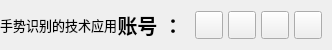
           <widget class="QFrame" name="contentTopBg">
            <property name="minimumSize">
             <size>
              <width>0</width>
              <height>50</height>
             </size>
            </property>
            <property name="maximumSize">
             <size>
              <width>16777215</width>
              <height>50</height>
             </size>
            </property>
            <property name="frameShape">
             <enum>QFrame::NoFrame</enum>
            </property>
            <property name="frameShadow">
             <enum>QFrame::Raised</enum>
            </property>
            <layout class="QHBoxLayout" name="horizontalLayout">
             <property name="spacing">
              <number>0</number>
             </property>
             <property name="leftMargin">
              <number>0</number>
             </property>
             <property name="topMargin">
              <number>0</number>
             </property>
             <property name="rightMargin">
              <number>10</number>
             </property>
             <property name="bottomMargin">
              <number>0</number>
             </property>
             <item>
              <widget class="QFrame" name="leftBox">
               <property name="sizePolicy">
                <sizepolicy hsizetype="Expanding" vsizetype="Preferred">
                 <horstretch>0</horstretch>
                 <verstretch>0</verstretch>
                </sizepolicy>
               </property>
               <property name="frameShape">
                <enum>QFrame::NoFrame</enum>
               </property>
               <property name="frameShadow">
                <enum>QFrame::Raised</enum>
               </property>
               <layout class="QHBoxLayout" name="horizontalLayout_3">
                <property name="spacing">
                 <number>0</number>
                </property>
                <property name="leftMargin">
                 <number>0</number>
                </property>
                <property name="topMargin">
                 <number>0</number>
                </property>
                <property name="rightMargin">
                 <number>0</number>
                </property>
                <property name="bottomMargin">
                 <number>0</number>
                </property>
                <item>
                 <widget class="QLabel" name="titleRightInfo">
                  <property name="sizePolicy">
                   <sizepolicy hsizetype="Preferred" vsizetype="Expanding">
                    <horstretch>0</horstretch>
                    <verstretch>0</verstretch>
                   </sizepolicy>
                  </property>
                  <property name="maximumSize">
                   <size>
                    <width>16777215</width>
                    <height>45</height>
                   </size>
                  </property>
                  <property name="font">
                   <font>
                    <family>Segoe UI</family>
                    <pointsize>10</pointsize>
                    <italic>false</italic>
                    <bold>false</bold>
                   </font>
                  </property>
                  <property name="text">
                   <string>手势识别的技术应用</string>
                  </property>
                  <property name="alignment">
                   <set>Qt::AlignLeading|Qt::AlignLeft|Qt::AlignVCenter</set>
                  </property>
                 </widget>
                </item>
                <item>
                 <layout class="QGridLayout" name="gridLayout_9">
                  <item row="0" column="0">
                   <widget class="QLabel" name="label_nameshowTitle">
                    <property name="styleSheet">
                     <string notr="true">font-size: 20px;font-weight: bold;</string>
                    </property>
                    <property name="text">
                     <string>账号 ：</string>
                    </property>
                    <property name="alignment">
                     <set>Qt::AlignRight|Qt::AlignTrailing|Qt::AlignVCenter</set>
                    </property>
                   </widget>
                  </item>
                  <item row="0" column="1">
                   <widget class="QLabel" name="label_nameshow">
                    <property name="styleSheet">
                     <string notr="true">font-size: 20px;font-weight: bold;</string>
                    </property>
                    <property name="text">
                     <string/>
                    </property>
                   </widget>
                  </item>
                 </layout>
                </item>
               </layout>
              </widget>
             </item>
             <item alignment="Qt::AlignRight">
              <widget class="QFrame" name="rightButtons">
               <property name="minimumSize">
                <size>
                 <width>0</width>
                 <height>28</height>
                </size>
               </property>
               <property name="frameShape">
                <enum>QFrame::NoFrame</enum>
               </property>
               <property name="frameShadow">
                <enum>QFrame::Raised</enum>
               </property>
               <layout class="QHBoxLayout" name="horizontalLayout_2">
                <property name="spacing">
                 <number>5</number>
                </property>
                <property name="leftMargin">
                 <number>0</number>
                </property>
                <property name="topMargin">
                 <number>0</number>
                </property>
                <property name="rightMargin">
                 <number>0</number>
                </property>
                <property name="bottomMargin">
                 <number>0</number>
                </property>
                <item>
                 <widget class="QPushButton" name="settingsTopBtn">
                  <property name="minimumSize">
                   <size>
                    <width>28</width>
                    <height>28</height>
                   </size>
                  </property>
                  <property name="maximumSize">
                   <size>
                    <width>28</width>
                    <height>28</height>
                   </size>
                  </property>
                  <property name="cursor">
                   <cursorShape>PointingHandCursor</cursorShape>
                  </property>
                  <property name="toolTip">
                   <string>Settings</string>
                  </property>
                  <property name="text">
                   <string/>
                  </property>
                  <property name="icon">
                   <iconset resource="resources.qrc">
                    <normaloff>:/icons/images/icons/icon_settings.png</normaloff>:/icons/images/icons/icon_settings.png</iconset>
                  </property>
                  <property name="iconSize">
                   <size>
                    <width>20</width>
                    <height>20</height>
                   </size>
                  </property>
                 </widget>
                </item>
                <item>
                 <widget class="QPushButton" name="minimizeAppBtn">
                  <property name="minimumSize">
                   <size>
                    <width>28</width>
                    <height>28</height>
                   </size>
                  </property>
                  <property name="maximumSize">
                   <size>
                    <width>28</width>
                    <height>28</height>
                   </size>
                  </property>
                  <property name="cursor">
                   <cursorShape>PointingHandCursor</cursorShape>
                  </property>
                  <property name="toolTip">
                   <string>Minimize</string>
                  </property>
                  <property name="text">
                   <string/>
                  </property>
                  <property name="icon">
                   <iconset resource="resources.qrc">
                    <normaloff>:/icons/images/icons/icon_minimize.png</normaloff>:/icons/images/icons/icon_minimize.png</iconset>
                  </property>
                  <property name="iconSize">
                   <size>
                    <width>20</width>
                    <height>20</height>
                   </size>
                  </property>
                 </widget>
                </item>
                <item>
                 <widget class="QPushButton" name="maximizeRestoreAppBtn">
                  <property name="minimumSize">
                   <size>
                    <width>28</width>
                    <height>28</height>
                   </size>
                  </property>
                  <property name="maximumSize">
                   <size>
                    <width>28</width>
                    <height>28</height>
                   </size>
                  </property>
                  <property name="font">
                   <font>
                    <family>Segoe UI</family>
                    <pointsize>10</pointsize>
                    <italic>false</italic>
                    <bold>false</bold>
                    <stylestrategy>PreferDefault</stylestrategy>
                   </font>
                  </property>
                  <property name="cursor">
                   <cursorShape>PointingHandCursor</cursorShape>
                  </property>
                  <property name="toolTip">
                   <string>Maximize</string>
                  </property>
                  <property name="text">
                   <string/>
                  </property>
                  <property name="icon">
                   <iconset resource="resources.qrc">
                    <normaloff>:/icons/images/icons/icon_maximize.png</normaloff>:/icons/images/icons/icon_maximize.png</iconset>
                  </property>
                  <property name="iconSize">
                   <size>
                    <width>20</width>
                    <height>20</height>
                   </size>
                  </property>
                 </widget>
                </item>
                <item>
                 <widget class="QPushButton" name="closeAppBtn">
                  <property name="minimumSize">
                   <size>
                    <width>28</width>
                    <height>28</height>
                   </size>
                  </property>
                  <property name="maximumSize">
                   <size>
                    <width>28</width>
                    <height>28</height>
                   </size>
                  </property>
                  <property name="cursor">
                   <cursorShape>PointingHandCursor</cursorShape>
                  </property>
                  <property name="toolTip">
                   <string>Close</string>
                  </property>
                  <property name="text">
                   <string/>
                  </property>
                  <property name="icon">
                   <iconset resource="resources.qrc">
                    <normaloff>:/icons/images/icons/icon_close.png</normaloff>:/icons/images/icons/icon_close.png</iconset>
                  </property>
                  <property name="iconSize">
                   <size>
                    <width>20</width>
                    <height>20</height>
                   </size>
                  </property>
                 </widget>
                </item>
               </layout>
              </widget>
             </item>
            </layout>
           </widget>
